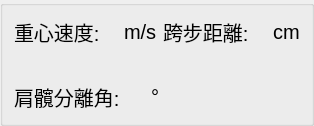
              <widget class="QGroupBox" name="groupBox_2">
               <property name="title">
                <string/>
               </property>
               <layout class="QGridLayout" name="gridLayout_3">
                <item row="0" column="0">
                 <layout class="QGridLayout" name="gridLayout">
                  <item row="0" column="0">
                   <layout class="QHBoxLayout" name="horizontalLayout_13" stretch="1,1,3,1,1,3">
                    <item>
                     <widget class="QLabel" name="centerGravity2">
                      <property name="font">
                       <font>
                        <pointsize>15</pointsize>
                       </font>
                      </property>
                      <property name="text">
                       <string>重心速度:</string>
                      </property>
                     </widget>
                    </item>
                    <item>
                     <widget class="QLabel" name="centerGravityLabel2">
                      <property name="font">
                       <font>
                        <pointsize>15</pointsize>
                       </font>
                      </property>
                      <property name="text">
                       <string/>
                      </property>
                      <property name="alignment">
                       <set>Qt::AlignRight|Qt::AlignTrailing|Qt::AlignVCenter</set>
                      </property>
                     </widget>
                    </item>
                    <item>
                     <widget class="QLabel" name="label_11">
                      <property name="font">
                       <font>
                        <pointsize>15</pointsize>
                       </font>
                      </property>
                      <property name="text">
                       <string>m/s</string>
                      </property>
                      <property name="alignment">
                       <set>Qt::AlignLeading|Qt::AlignLeft|Qt::AlignVCenter</set>
                      </property>
                     </widget>
                    </item>
                    <item>
                     <widget class="QLabel" name="strideDis">
                      <property name="font">
                       <font>
                        <pointsize>15</pointsize>
                       </font>
                      </property>
                      <property name="text">
                       <string>跨步距離:</string>
                      </property>
                     </widget>
                    </item>
                    <item>
                     <widget class="QLabel" name="strideDisLabel">
                      <property name="font">
                       <font>
                        <pointsize>15</pointsize>
                       </font>
                      </property>
                      <property name="text">
                       <string/>
                      </property>
                      <property name="alignment">
                       <set>Qt::AlignRight|Qt::AlignTrailing|Qt::AlignVCenter</set>
                      </property>
                     </widget>
                    </item>
                    <item>
                     <widget class="QLabel" name="label_10">
                      <property name="font">
                       <font>
                        <pointsize>15</pointsize>
                       </font>
                      </property>
                      <property name="text">
                       <string>cm</string>
                      </property>
                      <property name="alignment">
                       <set>Qt::AlignLeading|Qt::AlignLeft|Qt::AlignVCenter</set>
                      </property>
                     </widget>
                    </item>
                   </layout>
                  </item>
                  <item row="1" column="0">
                   <widget class="QLabel" name="space_6">
                    <property name="font">
                     <font>
                      <pointsize>15</pointsize>
                     </font>
                    </property>
                    <property name="text">
                     <string/>
                    </property>
                   </widget>
                  </item>
                  <item row="2" column="0">
                   <layout class="QHBoxLayout" name="horizontalLayout_14" stretch="1,1,8">
                    <item>
                     <widget class="QLabel" name="hipShoulderLabel2">
                      <property name="font">
                       <font>
                        <pointsize>15</pointsize>
                       </font>
                      </property>
                      <property name="text">
                       <string>肩髖分離角:</string>
                      </property>
                     </widget>
                    </item>
                    <item>
                     <widget class="QLabel" name="hipShoulderEditLabel2">
                      <property name="font">
                       <font>
                        <pointsize>15</pointsize>
                       </font>
                      </property>
                      <property name="text">
                       <string/>
                      </property>
                      <property name="alignment">
                       <set>Qt::AlignRight|Qt::AlignTrailing|Qt::AlignVCenter</set>
                      </property>
                     </widget>
                    </item>
                    <item>
                     <widget class="QLabel" name="label_2">
                      <property name="font">
                       <font>
                        <pointsize>15</pointsize>
                       </font>
                      </property>
                      <property name="text">
                       <string>°</string>
                      </property>
                      <property name="alignment">
                       <set>Qt::AlignLeading|Qt::AlignLeft|Qt::AlignVCenter</set>
                      </property>
                     </widget>
                    </item>
                   </layout>
                  </item>
                 </layout>
                </item>
               </layout>
              </widget>
